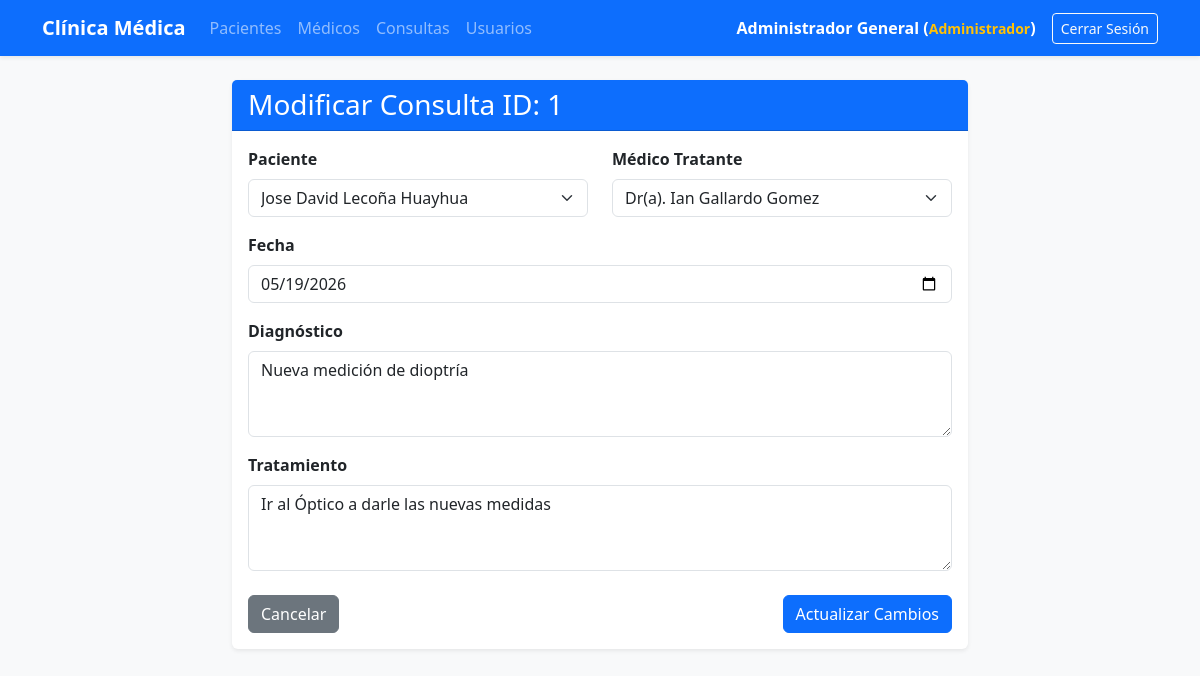
The page /consultas/edit/1 (signed in) on the database its author committed.
### models/consulta_model.py (models this page shows, shortened)
class Consulta(db.Model):
    __tablename__ = "consultas"
    id = db.Column(db.Integer, primary_key=True)
    fecha = db.Column(db.Date, nullable=False)
    diagnostico = db.Column(db.Text, nullable=False)
    tratamiento = db.Column(db.Text, nullable=False)
    medico_id = db.Column(db.Integer, db.ForeignKey('medicos.id'), nullable=False)
    paciente_id = db.Column(db.Integer, db.ForeignKey('pacientes.id'), nullable=False)
    medico = db.relationship('Medico', back_populates='consultas')
    paciente = db.relationship('Paciente', back_populates='consultas')
    @staticmethod
    def get_by_id(id):
        return Consulta.query.get(id)

### models/paciente_model.py (models this page shows, shortened)
class Paciente(db.Model):
    __tablename__ = "pacientes"
    id = db.Column(db.Integer, primary_key=True)
    nombre = db.Column(db.String(100), nullable=False)
    edad = db.Column(db.Integer,nullable=False)
    direccion = db.Column(db.String(150))
    telefono = db.Column(db.String(20))
    consultas = db.relationship('Consulta', back_populates='paciente')
    @staticmethod
    def get_all():
        return Paciente.query.all()

### controllers/consulta_controller.py (the view, shortened to what this page needs)
@consulta_bp.route("/edit/<int:id>", methods=['GET', 'POST'])
def edit(id):
    consulta = Consulta.get_by_id(id)
    medicos = Medico.get_all()
    pacientes = Paciente.get_all()
    return consulta_view.edit(consulta=consulta, medicos=medicos, pacientes=pacientes)

### models/medico_model.py (called while the page is built)
    @staticmethod
    def get_all():
        return Medico.query.all()

### run.py (called while the page is built)
@app.before_request
def restringir_acceso():
    if request.endpoint and 'usuario.login' not in request.endpoint and 'static' not in request.endpoint:
        if 'usuario_id' not in session:
            return redirect(url_for('usuario.login'))

@app.context_processor
def inject_active_path():
    def is_active(path):
        return 'active' if request.path == path else ''
    return(dict(is_active = is_active))

### views/consulta_view.py (called while the page is built)
def edit(consulta,medicos,pacientes):
    return render_template("consultas/edit.html",consulta=consulta,medicos=medicos,pacientes=pacientes)

### templates/consultas/edit.html (shortened to what this page needs)
{% extends 'base.html' %}
{% block content %}
    <div class="row justify-content-center">
        <div class="col-md-8">
            <div class="card shadow-sm border-0">
                <div class="card-header bg-primary text-white">
                    <h3 class="mb-0">Modificar Consulta ID: {{ consulta.id }}</h3>
                </div>
                <div class="card-body">
                    <form action="{{ url_for('consulta.edit', id=consulta.id) }}" method="POST">
                        <div class="row">
                            <div class="col-md-6 mb-3">
                                <label class="form-label fw-bold">Paciente</label>
                                <select class="form-select" name="paciente_id" required>
                                    {% for p in pacientes %}
                                        <option value="{{ p.id }}" {% if p.id == consulta.paciente_id %}selected{% endif %}>{{ p.nombre }}</option>
                                    {% endfor %}
                                </select>
                            </div>
                            <div class="col-md-6 mb-3">
                                <label class="form-label fw-bold">Médico Tratante</label>
                                <select class="form-select" name="medico_id" required>
                                    {% for m in medicos %}
                                        <option value="{{ m.id }}" {% if m.id == consulta.medico_id %}selected{% endif %}>Dr(a). {{ m.nombre }}</option>
                                    {% endfor %}
                                </select>
                            </div>
                        </div>
                        <div class="mb-3">
                            <label class="form-label fw-bold">Fecha</label>
                            <input type="date" class="form-control" name="fecha" value="{{ consulta.fecha }}" required>
                        </div>
                        <div class="mb-3">
                            <label class="form-label fw-bold">Diagnóstico</label>
                            <textarea class="form-control" name="diagnostico" rows="3" required>{{ consulta.diagnostico }}</textarea>
                        </div>
                        <div class="mb-4">
                            <label class="form-label fw-bold">Tratamiento</label>
                            <textarea class="form-control" name="tratamiento" rows="3" required>{{ consulta.tratamiento }}</textarea>
                        </div>
                        <div class="d-flex justify-content-between">
                            <a href="{{ url_for('consulta.index') }}" class="btn btn-secondary">Cancelar</a>
                            <button type="submit" class="btn btn-primary">Actualizar Cambios</button>
                        </div>
                    </form>
                </div>
            </div>
        </div>
    </div>
{% endblock %}

### rows shown on the page
Consulta: id "1", paciente_id "Jose David Lecoña Huayhua", medico_id "Dr(a). Ian Gallardo Gomez", fecha "05/19/2026", diagnostico "Nueva medición de dioptría", tratamiento "Ir al Óptico a darle las nuevas medidas"

### other values the page prints
{{ session.get('usuario_nombre') }} "Administrador General"
{{ session.get('usuario_rol') }} "Administrador"
